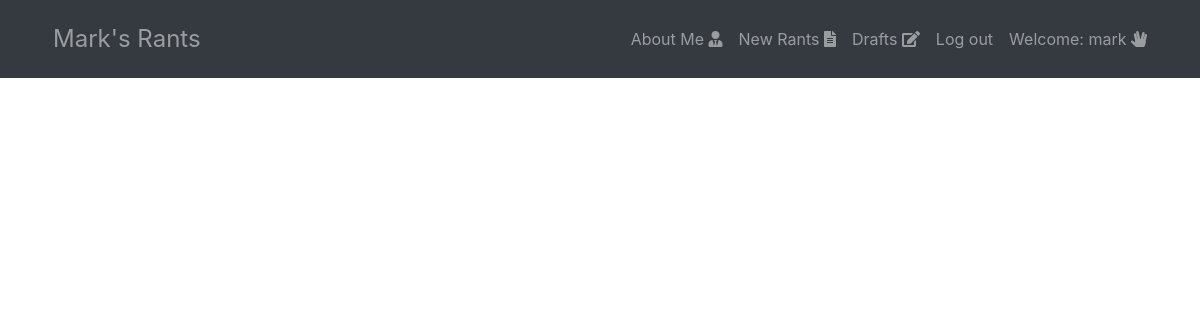
The page /drafts/ (signed in) on the database as committed earlier.
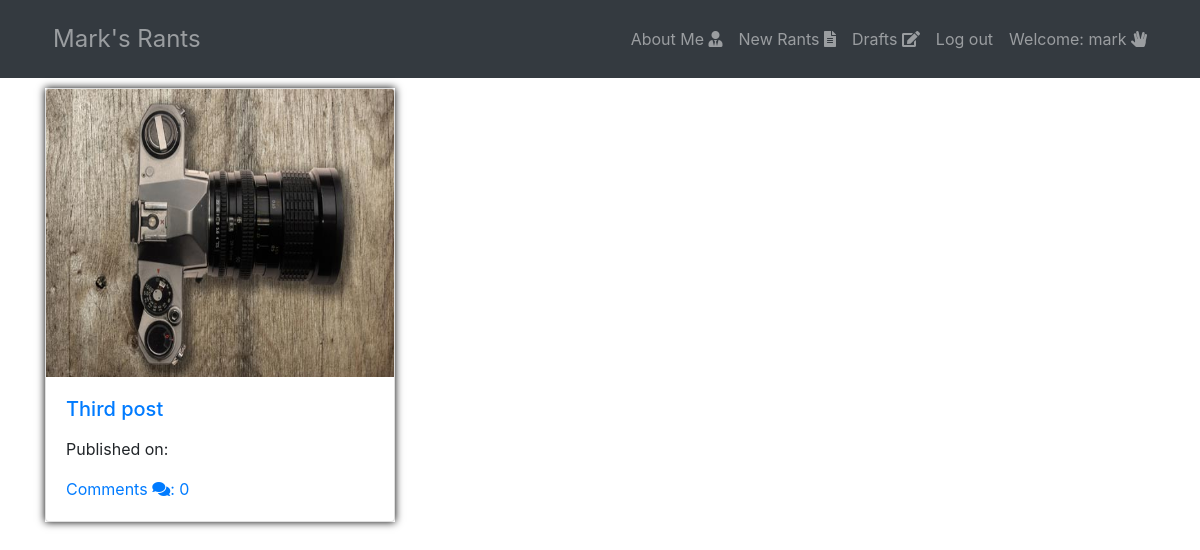
The same page on the database as committed later.
### blog/models.py (models this page shows, shortened)
class Post(models.Model):
    author = models.ForeignKey('auth.User')
    title = models.CharField(max_length=200)
    text = models.TextField()
    created_date = models.DateTimeField(default=timezone.now)
    published_date = models.DateTimeField(blank=True, null=True)
    thumbnail = models.ImageField(upload_to=get_upload_file_name)
    def approve_comments(self):
        return self.comments.filter(approved_comment=True)

### blog/views.py (the view)
# urls.py: url(r'^drafts/$', views.DraftListView.as_view(),name='post_draft_list'),
class DraftListView(LoginRequiredMixin,ListView):
    login_url = '/login/'
    redirect_field_name = 'blog/post_list.html'
    model = Post
    def get_queryset(self):
        return Post.objects.filter(published_date__isnull=True).order_by('created_date')

### blog/templates/blog/post_list.html
{% extends "blog/base.html" %} {% block content %}
<div class="centerstage">
    <div class="row">
        <div class="col-lg-4 post-block">
            {% for post in post_list %}
            <div class="post">
                    <div class="card">
                        {% if post.thumbnail %}
                        <img class="card-img-top" src="../../media/{{post.thumbnail}}" alt="myimg">
                        {% else %}
                        <img src="../../static/img/Girl_29.jpg" alt="Card image cap">
                        {% endif %}
                        <div class="card-body">
                            <h5 class="card-title">
                                <a href="{% url 'post_detail' pk=post.pk %}">{{ post.title }}</a>
                            </h5>
                            <p class="card-text">
                                <div class="date">
                                    <p>Published on: {{ post.published_date|date:"d-m-Y" }}</p>
                                </div>
                            </p>
                            <a href="{% url 'post_detail' pk=post.pk %}">Comments <i class="fa fa-comments"></i>: {{ post.approve_comments.count }}</a>
                        </div>
                    </div>
            </div>
            {% endfor %}
        </div>
        <div class="col-lg-8 asidecontent">
        </div>
    </div>
</div>
{% endblock content %}

### blog/templates/blog/base.html (shortened to what this page needs)
<!DOCTYPE html> {% load staticfiles %}
<html lang="en">
<head>
    <link rel="stylesheet" href="{% static 'css/bootstrap.css' %}">
    <link rel="stylesheet" href="{% static 'css/bootstrap-grid.css' %}">
    <link rel="stylesheet" href="{% static 'css/medium-editor.css' %}">
    <link rel="stylesheet" href="{% static 'css/themes/default.css' %}">
    <link rel="stylesheet" href="{% static 'css/blog.css' %}">
    <link rel="stylesheet" href="https://use.fontawesome.com/releases/v5.0.13/css/all.css">
</head>
<body>
    <nav class="navbar navbar-expand-lg navbar-dark bg-dark techfont custom-navbar">
        <div class="container">
            <ul class="navbar-nav navbar-left">
                <li class="nav-item navbar-brand bigbrand ">
                    <a class="nav-link" href="{% url 'post_list' %}">Mark's Rants
                    </a>
                </li>
            </ul>
            <ul class="nav navbar-nav navbar-right">
                <li class="nav-item">
                    <a class="nav-link" href="{% url 'about' %}">About Me
                        <i class="fa fa-user-tie"></i>
                    </a>
                </li>
                {% if user.is_authenticated %}
                <li class="nav-item">
                    <a class="nav-link" href="{% url 'post_new' %}">New Rants <i class="fa fa-file-alt"></i>
                    </a>
                </li>
                <li class="nav-item">
                    <a class="nav-link" href="{% url 'post_draft_list' %}">Drafts
                         <i class="fa fa-edit"></i>
                        </a>
                </li>
                <a class="nav-link" href="{% url 'logout' %}">Log out</a>
                <li class="nav-item">
                    <a class="nav-link">Welcome: {{ user.username }}
                        <i class="fa fa-hand-spock"></i>
                    </a>
                </li>
                {% endif %}
            </ul>
        </div>
    </nav>
    <div class="content container">
        <div class="row">
            <div class="col-lg-12">
                <div class="blog_post">
                    {% block content %} {% endblock content %}
                </div>
            </div>
        </div>
    </div>
</body>
</html>

### blog/static/css/blog.css (style rules this page uses)
.techfont { margin-bottom: 10px; }
.bigbrand { font-size: 1.5em; }
.centerstage { margin: 0 auto; }
.centerstage .post { margin-bottom: 0.5em; box-shadow: 0 0 8px 0 #000; }
.card img { height: 18em; width: 100%; }

Rows that differ between the two databases and show on the page:
added Post: thumbnail (picture), title "Third post", approve_comments.count "0"
